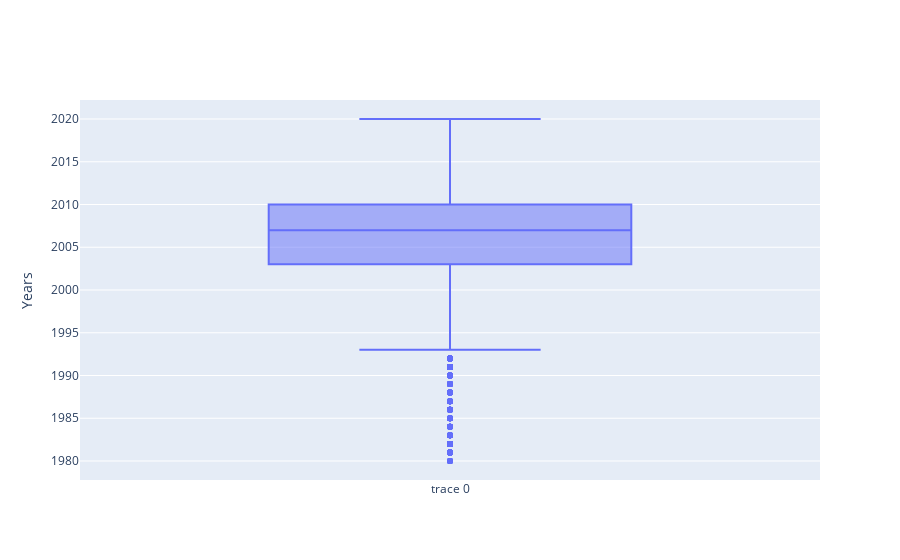

Notebook code for this chart:
### Code cell
#Analyse du dataset par année de sortie
#utilisation de la librarie plotly pour la visualisation des outliers 
fig =go.Figure()
fig.add_trace(go.Box(y= df['Year']))
fig.update_layout(yaxis_title="Years")
fig.show()

### Figure 1 — Plotly figure (JSON) as saved in the notebook; plotly's stock layout.template omitted (floating-point values rounded to 4 significant figures; data arrays with more than 128 entries replaced by an {"elided": "..."} marker saying what was removed)
{"data": [{"type": "box", "y": {"elided": "16327 int values"}}], "layout": {"yaxis": {"title": {"text": "Years"}}}}
